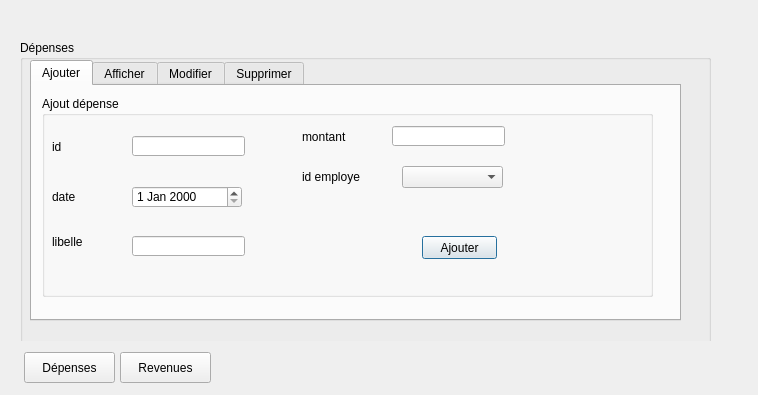
<?xml version="1.0" encoding="UTF-8"?>
<ui version="4.0">
 <class>finance</class>
 <widget class="QDialog" name="finance">
  <property name="geometry">
   <rect>
    <x>0</x>
    <y>0</y>
    <width>758</width>
    <height>395</height>
   </rect>
  </property>
  <property name="windowTitle">
   <string>Dialog</string>
  </property>
  <widget class="QStackedWidget" name="finance_2">
   <property name="geometry">
    <rect>
     <x>20</x>
     <y>20</y>
     <width>711</width>
     <height>321</height>
    </rect>
   </property>
   <property name="currentIndex">
    <number>0</number>
   </property>
   <widget class="QWidget" name="page">
    <widget class="QGroupBox" name="groupBox">
     <property name="geometry">
      <rect>
       <x>0</x>
       <y>20</y>
       <width>691</width>
       <height>311</height>
      </rect>
     </property>
     <property name="title">
      <string>Dépenses</string>
     </property>
     <widget class="QTabWidget" name="tabWidget_depense">
      <property name="geometry">
       <rect>
        <x>10</x>
        <y>20</y>
        <width>651</width>
        <height>261</height>
       </rect>
      </property>
      <property name="currentIndex">
       <number>0</number>
      </property>
      <widget class="QWidget" name="tab">
       <attribute name="title">
        <string>Ajouter</string>
       </attribute>
       <widget class="QGroupBox" name="groupBox_2">
        <property name="geometry">
         <rect>
          <x>10</x>
          <y>10</y>
          <width>611</width>
          <height>201</height>
         </rect>
        </property>
        <property name="title">
         <string>Ajout dépense</string>
        </property>
        <widget class="QLabel" name="label_19">
         <property name="geometry">
          <rect>
           <x>10</x>
           <y>40</y>
           <width>81</width>
           <height>21</height>
          </rect>
         </property>
         <property name="text">
          <string>id</string>
         </property>
        </widget>
        <widget class="QLabel" name="label_18">
         <property name="geometry">
          <rect>
           <x>10</x>
           <y>90</y>
           <width>71</width>
           <height>21</height>
          </rect>
         </property>
         <property name="text">
          <string>date</string>
         </property>
        </widget>
        <widget class="QLabel" name="label_15">
         <property name="geometry">
          <rect>
           <x>10</x>
           <y>130</y>
           <width>71</width>
           <height>31</height>
          </rect>
         </property>
         <property name="text">
          <string>libelle</string>
         </property>
        </widget>
        <widget class="QLabel" name="label_17">
         <property name="geometry">
          <rect>
           <x>260</x>
           <y>70</y>
           <width>111</width>
           <height>21</height>
          </rect>
         </property>
         <property name="text">
          <string>id employe</string>
         </property>
        </widget>
        <widget class="QLabel" name="label_16">
         <property name="geometry">
          <rect>
           <x>260</x>
           <y>30</y>
           <width>101</width>
           <height>21</height>
          </rect>
         </property>
         <property name="text">
          <string>montant</string>
         </property>
        </widget>
        <widget class="QLineEdit" name="le_id_r_ajout_2">
         <property name="geometry">
          <rect>
           <x>90</x>
           <y>40</y>
           <width>113</width>
           <height>20</height>
          </rect>
         </property>
        </widget>
        <widget class="QLineEdit" name="le_libelle_r_ajout_3">
         <property name="geometry">
          <rect>
           <x>90</x>
           <y>140</y>
           <width>113</width>
           <height>20</height>
          </rect>
         </property>
        </widget>
        <widget class="QLineEdit" name="le_montant_r_ajout_3">
         <property name="geometry">
          <rect>
           <x>350</x>
           <y>30</y>
           <width>113</width>
           <height>20</height>
          </rect>
         </property>
        </widget>
        <widget class="QDateEdit" name="de_date_r_ajout_3">
         <property name="geometry">
          <rect>
           <x>90</x>
           <y>90</y>
           <width>110</width>
           <height>22</height>
          </rect>
         </property>
        </widget>
        <widget class="QComboBox" name="cb_r_emp_ajout_3">
         <property name="geometry">
          <rect>
           <x>360</x>
           <y>70</y>
           <width>101</width>
           <height>22</height>
          </rect>
         </property>
        </widget>
        <widget class="QPushButton" name="pushButton_ajoutDepense">
         <property name="geometry">
          <rect>
           <x>380</x>
           <y>140</y>
           <width>75</width>
           <height>23</height>
          </rect>
         </property>
         <property name="text">
          <string>Ajouter</string>
         </property>
        </widget>
       </widget>
      </widget>
      <widget class="QWidget" name="tab_2">
       <attribute name="title">
        <string>Afficher</string>
       </attribute>
       <widget class="QTableView" name="tableView_depense">
        <property name="geometry">
         <rect>
          <x>20</x>
          <y>40</y>
          <width>481</width>
          <height>192</height>
         </rect>
        </property>
       </widget>
       <widget class="QLabel" name="label_35">
        <property name="geometry">
         <rect>
          <x>30</x>
          <y>10</y>
          <width>81</width>
          <height>20</height>
         </rect>
        </property>
        <property name="text">
         <string>Trier par</string>
        </property>
       </widget>
       <widget class="QComboBox" name="comboBox_tri_dp">
        <property name="geometry">
         <rect>
          <x>90</x>
          <y>10</y>
          <width>69</width>
          <height>22</height>
         </rect>
        </property>
       </widget>
       <widget class="QLabel" name="label_36">
        <property name="geometry">
         <rect>
          <x>310</x>
          <y>10</y>
          <width>101</width>
          <height>20</height>
         </rect>
        </property>
        <property name="text">
         <string>Recherche</string>
        </property>
       </widget>
       <widget class="QLineEdit" name="recherche_depense">
        <property name="geometry">
         <rect>
          <x>410</x>
          <y>10</y>
          <width>113</width>
          <height>20</height>
         </rect>
        </property>
       </widget>
       <widget class="QPushButton" name="excel">
        <property name="geometry">
         <rect>
          <x>510</x>
          <y>60</y>
          <width>111</width>
          <height>31</height>
         </rect>
        </property>
        <property name="text">
         <string>export excel</string>
        </property>
       </widget>
       <widget class="QPushButton" name="export_2">
        <property name="geometry">
         <rect>
          <x>510</x>
          <y>140</y>
          <width>121</width>
          <height>31</height>
         </rect>
        </property>
        <property name="text">
         <string>exporter pdf</string>
        </property>
       </widget>
      </widget>
      <widget class="QWidget" name="tab_3">
       <attribute name="title">
        <string>Modifier</string>
       </attribute>
       <widget class="QLabel" name="label_23">
        <property name="geometry">
         <rect>
          <x>20</x>
          <y>100</y>
          <width>71</width>
          <height>21</height>
         </rect>
        </property>
        <property name="text">
         <string>date</string>
        </property>
       </widget>
       <widget class="QLabel" name="label_20">
        <property name="geometry">
         <rect>
          <x>20</x>
          <y>20</y>
          <width>71</width>
          <height>31</height>
         </rect>
        </property>
        <property name="text">
         <string>id</string>
        </property>
       </widget>
       <widget class="QLabel" name="label_21">
        <property name="geometry">
         <rect>
          <x>20</x>
          <y>165</y>
          <width>101</width>
          <height>41</height>
         </rect>
        </property>
        <property name="text">
         <string>libelle</string>
        </property>
       </widget>
       <widget class="QLabel" name="label_22">
        <property name="geometry">
         <rect>
          <x>270</x>
          <y>30</y>
          <width>111</width>
          <height>21</height>
         </rect>
        </property>
        <property name="text">
         <string>montant</string>
        </property>
       </widget>
       <widget class="QLabel" name="label_24">
        <property name="geometry">
         <rect>
          <x>260</x>
          <y>100</y>
          <width>111</width>
          <height>21</height>
         </rect>
        </property>
        <property name="text">
         <string>id employe</string>
        </property>
       </widget>
       <widget class="QComboBox" name="cb_r_id_modif_2">
        <property name="geometry">
         <rect>
          <x>70</x>
          <y>30</y>
          <width>101</width>
          <height>22</height>
         </rect>
        </property>
       </widget>
       <widget class="QDateEdit" name="de_date_r_ajout_4">
        <property name="geometry">
         <rect>
          <x>70</x>
          <y>100</y>
          <width>110</width>
          <height>22</height>
         </rect>
        </property>
       </widget>
       <widget class="QComboBox" name="cb_r_emp_ajout_4">
        <property name="geometry">
         <rect>
          <x>350</x>
          <y>100</y>
          <width>91</width>
          <height>22</height>
         </rect>
        </property>
       </widget>
       <widget class="QLineEdit" name="le_libelle_r_ajout_4">
        <property name="geometry">
         <rect>
          <x>70</x>
          <y>180</y>
          <width>111</width>
          <height>20</height>
         </rect>
        </property>
       </widget>
       <widget class="QLineEdit" name="le_montant_r_ajout_4">
        <property name="geometry">
         <rect>
          <x>350</x>
          <y>30</y>
          <width>113</width>
          <height>20</height>
         </rect>
        </property>
       </widget>
       <widget class="QPushButton" name="pushButton_editDepense">
        <property name="geometry">
         <rect>
          <x>350</x>
          <y>170</y>
          <width>101</width>
          <height>31</height>
         </rect>
        </property>
        <property name="text">
         <string>Update</string>
        </property>
       </widget>
      </widget>
      <widget class="QWidget" name="tab_4">
       <attribute name="title">
        <string>Supprimer</string>
       </attribute>
       <widget class="QLabel" name="label_12">
        <property name="geometry">
         <rect>
          <x>70</x>
          <y>60</y>
          <width>191</width>
          <height>41</height>
         </rect>
        </property>
        <property name="styleSheet">
         <string notr="true">font: 16pt &quot;MV Boli&quot;;
color: rgb(185, 142, 42);</string>
        </property>
        <property name="text">
         <string>Identifiant Dépense</string>
        </property>
       </widget>
       <widget class="QComboBox" name="cb_d_supp">
        <property name="geometry">
         <rect>
          <x>310</x>
          <y>70</y>
          <width>151</width>
          <height>31</height>
         </rect>
        </property>
       </widget>
       <widget class="QPushButton" name="supprimer_depense">
        <property name="geometry">
         <rect>
          <x>330</x>
          <y>140</y>
          <width>101</width>
          <height>31</height>
         </rect>
        </property>
        <property name="text">
         <string>Supprimer</string>
        </property>
       </widget>
      </widget>
     </widget>
    </widget>
   </widget>
   <widget class="QWidget" name="page_2">
    <widget class="QGroupBox" name="groupBox_3">
     <property name="geometry">
      <rect>
       <x>10</x>
       <y>30</y>
       <width>681</width>
       <height>291</height>
      </rect>
     </property>
     <property name="title">
      <string>Revenues</string>
     </property>
     <widget class="QTabWidget" name="revenues_2">
      <property name="geometry">
       <rect>
        <x>0</x>
        <y>20</y>
        <width>661</width>
        <height>271</height>
       </rect>
      </property>
      <property name="currentIndex">
       <number>1</number>
      </property>
      <widget class="QWidget" name="tab_5">
       <attribute name="title">
        <string>Ajouter</string>
       </attribute>
       <widget class="QGroupBox" name="groupBox_4">
        <property name="geometry">
         <rect>
          <x>10</x>
          <y>10</y>
          <width>641</width>
          <height>181</height>
         </rect>
        </property>
        <property name="title">
         <string>Ajout revenues</string>
        </property>
        <widget class="QLabel" name="label_3">
         <property name="geometry">
          <rect>
           <x>10</x>
           <y>135</y>
           <width>55</width>
           <height>21</height>
          </rect>
         </property>
         <property name="text">
          <string>libelle</string>
         </property>
        </widget>
        <widget class="QLabel" name="label">
         <property name="geometry">
          <rect>
           <x>10</x>
           <y>30</y>
           <width>55</width>
           <height>21</height>
          </rect>
         </property>
         <property name="text">
          <string>id</string>
         </property>
        </widget>
        <widget class="QLabel" name="label_2">
         <property name="geometry">
          <rect>
           <x>10</x>
           <y>75</y>
           <width>55</width>
           <height>21</height>
          </rect>
         </property>
         <property name="text">
          <string>date</string>
         </property>
        </widget>
        <widget class="QLabel" name="label_5">
         <property name="geometry">
          <rect>
           <x>250</x>
           <y>100</y>
           <width>121</width>
           <height>16</height>
          </rect>
         </property>
         <property name="text">
          <string>id employe</string>
         </property>
        </widget>
        <widget class="QLabel" name="label_4">
         <property name="geometry">
          <rect>
           <x>250</x>
           <y>35</y>
           <width>101</width>
           <height>21</height>
          </rect>
         </property>
         <property name="text">
          <string>montant</string>
         </property>
        </widget>
        <widget class="QLineEdit" name="id_revenue_aj">
         <property name="geometry">
          <rect>
           <x>60</x>
           <y>30</y>
           <width>113</width>
           <height>20</height>
          </rect>
         </property>
        </widget>
        <widget class="QDateEdit" name="date_revenue_aj">
         <property name="geometry">
          <rect>
           <x>70</x>
           <y>80</y>
           <width>110</width>
           <height>22</height>
          </rect>
         </property>
        </widget>
        <widget class="QLineEdit" name="libelle_revenue_aj">
         <property name="geometry">
          <rect>
           <x>60</x>
           <y>140</y>
           <width>113</width>
           <height>20</height>
          </rect>
         </property>
        </widget>
        <widget class="QLineEdit" name="montant_revenue_aj">
         <property name="geometry">
          <rect>
           <x>330</x>
           <y>30</y>
           <width>113</width>
           <height>21</height>
          </rect>
         </property>
        </widget>
        <widget class="QComboBox" name="id_empl_rev_aj">
         <property name="geometry">
          <rect>
           <x>330</x>
           <y>100</y>
           <width>101</width>
           <height>22</height>
          </rect>
         </property>
        </widget>
        <widget class="QPushButton" name="pushButton_ajoutRevenue">
         <property name="geometry">
          <rect>
           <x>470</x>
           <y>70</y>
           <width>101</width>
           <height>31</height>
          </rect>
         </property>
         <property name="text">
          <string>Ajouter</string>
         </property>
        </widget>
       </widget>
      </widget>
      <widget class="QWidget" name="tab_6">
       <attribute name="title">
        <string>Afficher</string>
       </attribute>
       <widget class="QTableView" name="tableView_revenues">
        <property name="geometry">
         <rect>
          <x>10</x>
          <y>10</y>
          <width>441</width>
          <height>201</height>
         </rect>
        </property>
       </widget>
       <widget class="QLabel" name="label_38">
        <property name="geometry">
         <rect>
          <x>460</x>
          <y>20</y>
          <width>81</width>
          <height>31</height>
         </rect>
        </property>
        <property name="text">
         <string>Trier par</string>
        </property>
       </widget>
       <widget class="QComboBox" name="cb_sort_r">
        <property name="geometry">
         <rect>
          <x>540</x>
          <y>20</y>
          <width>69</width>
          <height>22</height>
         </rect>
        </property>
       </widget>
       <widget class="QLabel" name="label_37">
        <property name="geometry">
         <rect>
          <x>460</x>
          <y>76</y>
          <width>61</width>
          <height>20</height>
         </rect>
        </property>
        <property name="text">
         <string>Recherche</string>
        </property>
       </widget>
       <widget class="QLineEdit" name="le_r_search">
        <property name="geometry">
         <rect>
          <x>530</x>
          <y>80</y>
          <width>113</width>
          <height>20</height>
         </rect>
        </property>
       </widget>
       <widget class="QPushButton" name="pdf_revenues">
        <property name="geometry">
         <rect>
          <x>490</x>
          <y>162</y>
          <width>91</width>
          <height>31</height>
         </rect>
        </property>
        <property name="text">
         <string>imprimer pdf</string>
        </property>
       </widget>
      </widget>
      <widget class="QWidget" name="tab_7">
       <attribute name="title">
        <string>Modifier</string>
       </attribute>
       <widget class="QLabel" name="label_11">
        <property name="geometry">
         <rect>
          <x>20</x>
          <y>35</y>
          <width>31</width>
          <height>21</height>
         </rect>
        </property>
        <property name="text">
         <string>id</string>
        </property>
       </widget>
       <widget class="QLabel" name="label_7">
        <property name="geometry">
         <rect>
          <x>20</x>
          <y>175</y>
          <width>55</width>
          <height>31</height>
         </rect>
        </property>
        <property name="text">
         <string>libelle</string>
        </property>
       </widget>
       <widget class="QLabel" name="label_10">
        <property name="geometry">
         <rect>
          <x>20</x>
          <y>105</y>
          <width>55</width>
          <height>21</height>
         </rect>
        </property>
        <property name="text">
         <string>date</string>
        </property>
       </widget>
       <widget class="QLabel" name="label_8">
        <property name="geometry">
         <rect>
          <x>240</x>
          <y>30</y>
          <width>71</width>
          <height>31</height>
         </rect>
        </property>
        <property name="text">
         <string>montant</string>
        </property>
       </widget>
       <widget class="QLabel" name="label_9">
        <property name="geometry">
         <rect>
          <x>240</x>
          <y>90</y>
          <width>71</width>
          <height>31</height>
         </rect>
        </property>
        <property name="text">
         <string>id employe</string>
        </property>
       </widget>
       <widget class="QComboBox" name="cb_r_id_modif">
        <property name="geometry">
         <rect>
          <x>80</x>
          <y>40</y>
          <width>81</width>
          <height>22</height>
         </rect>
        </property>
       </widget>
       <widget class="QDateEdit" name="de_date_r_ajout_2">
        <property name="geometry">
         <rect>
          <x>70</x>
          <y>100</y>
          <width>110</width>
          <height>22</height>
         </rect>
        </property>
       </widget>
       <widget class="QComboBox" name="cb_r_emp_ajout_2">
        <property name="geometry">
         <rect>
          <x>310</x>
          <y>100</y>
          <width>69</width>
          <height>22</height>
         </rect>
        </property>
       </widget>
       <widget class="QLineEdit" name="de_date_r_ajout_7">
        <property name="geometry">
         <rect>
          <x>70</x>
          <y>180</y>
          <width>113</width>
          <height>20</height>
         </rect>
        </property>
       </widget>
       <widget class="QLineEdit" name="le_montant_r_ajout_2">
        <property name="geometry">
         <rect>
          <x>310</x>
          <y>40</y>
          <width>113</width>
          <height>20</height>
         </rect>
        </property>
       </widget>
       <widget class="QPushButton" name="update_revenue">
        <property name="geometry">
         <rect>
          <x>340</x>
          <y>162</y>
          <width>101</width>
          <height>41</height>
         </rect>
        </property>
        <property name="text">
         <string>Update</string>
        </property>
       </widget>
      </widget>
      <widget class="QWidget" name="tab_8">
       <attribute name="title">
        <string>Supprimer</string>
       </attribute>
       <widget class="QLabel" name="label_6">
        <property name="geometry">
         <rect>
          <x>70</x>
          <y>70</y>
          <width>211</width>
          <height>51</height>
         </rect>
        </property>
        <property name="styleSheet">
         <string notr="true">font: 16pt &quot;MV Boli&quot;;
color: rgb(185, 142, 42);</string>
        </property>
        <property name="text">
         <string>Identifiant Revenue</string>
        </property>
       </widget>
       <widget class="QComboBox" name="cb_supp_r">
        <property name="geometry">
         <rect>
          <x>330</x>
          <y>80</y>
          <width>121</width>
          <height>31</height>
         </rect>
        </property>
       </widget>
       <widget class="QPushButton" name="pushButton_supprimerRevenue">
        <property name="geometry">
         <rect>
          <x>190</x>
          <y>172</y>
          <width>101</width>
          <height>31</height>
         </rect>
        </property>
        <property name="text">
         <string>Supprimer</string>
        </property>
       </widget>
      </widget>
     </widget>
    </widget>
   </widget>
  </widget>
  <widget class="QPushButton" name="depenses">
   <property name="geometry">
    <rect>
     <x>24</x>
     <y>352</y>
     <width>91</width>
     <height>31</height>
    </rect>
   </property>
   <property name="text">
    <string>Dépenses</string>
   </property>
  </widget>
  <widget class="QPushButton" name="revenues">
   <property name="geometry">
    <rect>
     <x>120</x>
     <y>352</y>
     <width>91</width>
     <height>31</height>
    </rect>
   </property>
   <property name="text">
    <string>Revenues</string>
   </property>
  </widget>
 </widget>
 <resources/>
 <connections/>
</ui>
